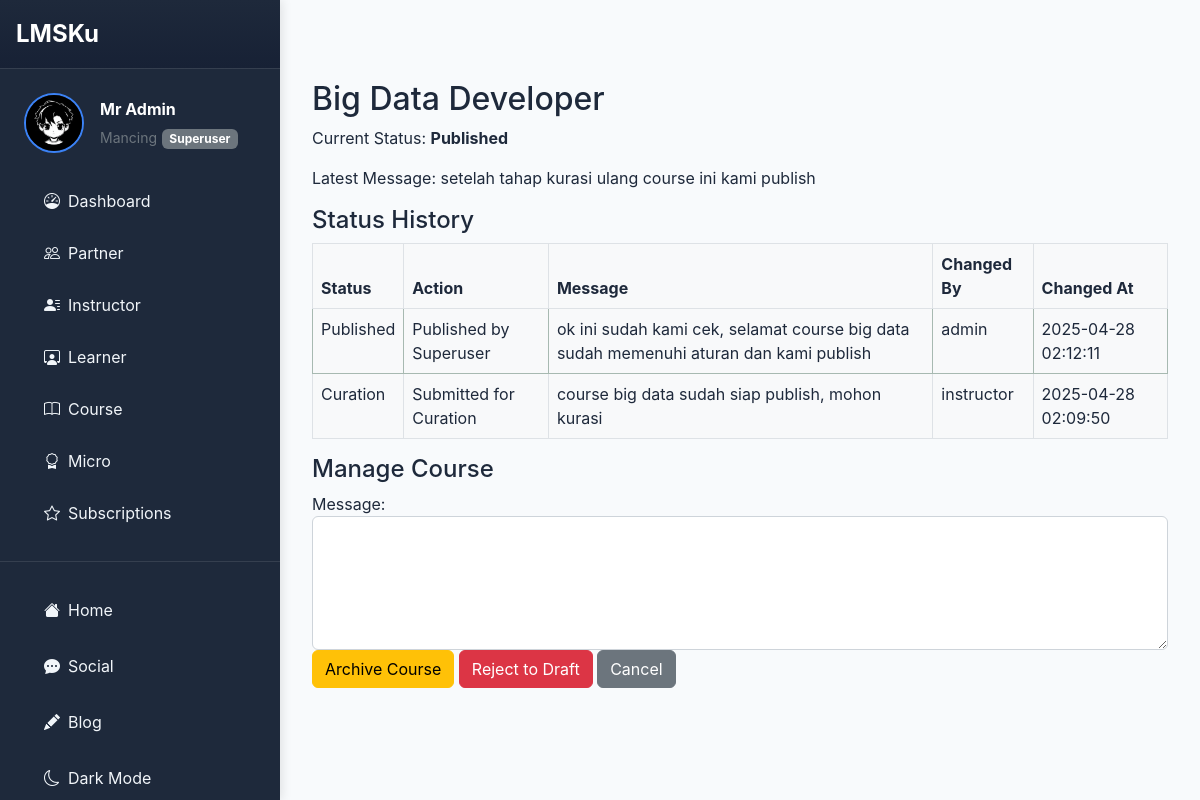
Before: /superuser/course/3/publish/ (signed in) with the older database file.
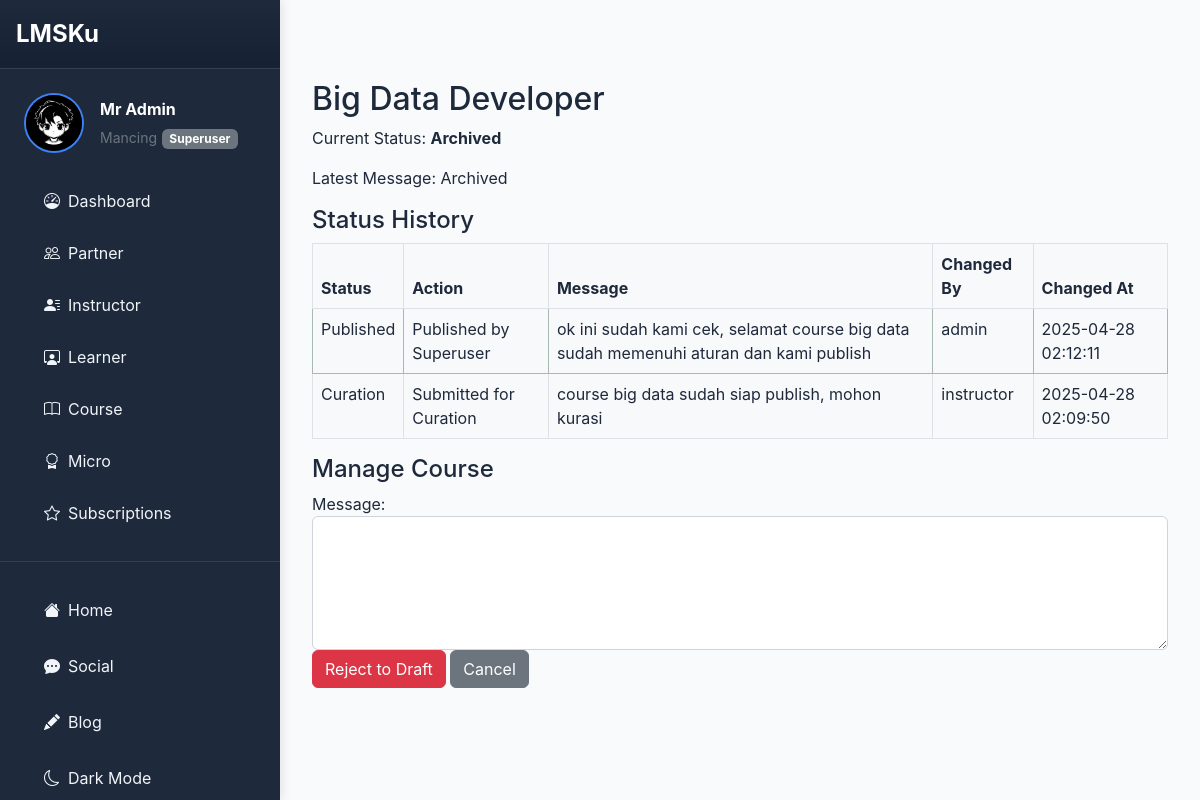
After: the same page with the newer database file.
### courses/models.py (models this page shows, shortened)
class Course(models.Model):
    choice_language = [
        ('ab', 'Abkhazian'),
        ('aa', 'Afar'),
        ('af', 'Afrikaans'),
        ('sq', 'Albanian'),
        ('am', 'Amharic'),
        ('ar', 'Arabic'),
        ('hy', 'Armenian'),
        ('as', 'Assamese'),
        ('av', 'Avaric'),
        ('ae', 'Avestan'),
        ('ay', 'Aymara'),
        ('az', 'Azerbaijani'),
        ('bm', 'Bambara'),
        ('ba', 'Bashkir'),
        ('eu', 'Basque'),
        ('be', 'Belarusian'),
        ('bn', 'Bengali'),
        ('bh', 'Bihari'),
        ('bi', 'Bislama'),
        ('bs', 'Bosnian'),
        ('br', 'Breton'),
        ('bg', 'Bulgarian'),
        ('my', 'Burmese'),
        ('ca', 'Catalan'),
        ('ch', 'Chamorro'),
        ('ce', 'Chechen'),
        ('ny', 'Chichewa'),
        ('zh', 'Chinese'),
        ('cu', 'Church Slavic'),
        ('cv', 'Chuvash'),
        ('kw', 'Cornish'),
        ('co', 'Corsican'),
        ('cr', 'Cree'),
        ('hr', 'Croatian'),
        ('cs', 'Czech'),
        ('da', 'Danish'),
        ('dv', 'Divehi'),
        ('nl', 'Dutch'),
        ('dz', 'Dzongkha'),
        ('en', 'English'),
        ('eo', 'Esperanto'),
        ('et', 'Estonian'),
        ('ee', 'Ewe'),
        ('fo', 'Faroese'),
        ('fj', 'Fijian'),
        ('fi', 'Finnish'),
        ('fr', 'French'),
        ('ff', 'Fulah'),
        ('de', 'German'),
        ('ga', 'Irish'),
        ('gl', 'Galician'),
        ('gn', 'Guarani'),
        ('gu', 'Gujarati'),
        ('ht', 'Haitian Creole'),
        ('ha', 'Hausa'),
        ('he', 'Hebrew'),
        ('hi', 'Hindi'),
        ('ho', 'Hiri Motu'),
        ('hu', 'Hungarian'),
        ('is', 'Icelandic'),
        ('id', 'Indonesian'),
        ('ia', 'Interlingua'),
        ('ie', 'Interlingue'),
        ('iu', 'Inuktitut'),
        ('it', 'Italian'),
        ('ja', 'Japanese'),
        ('jw', 'Javanese'),
        ('kn', 'Kannada'),
        ('kr', 'Kanuri'),
        ('ks', 'Kashmiri'),
        ('km', 'Khmer'),
        ('ki', 'Kikuyu'),
        ('rw', 'Kinyarwanda'),
        ('ky', 'Kyrgyz'),
        ('ko', 'Korean'),
        ('la', 'Latin'),
        ('lv', 'Latvian'),
        ('lt', 'Lithuanian'),
        ('lb', 'Luxembourgish'),
        ('mk', 'Macedonian'),
        ('ml', 'Malayalam'),
        ('mr', 'Marathi'),
        ('my', 'Mongolian'),
        ('ne', 'Nepali'),
        ('no', 'Norwegian'),
        ('oc', 'Occitan'),
        ('or', 'Odia'),
        ('om', 'Oromo'),
        ('ps', 'Pashto'),
        ('fa', 'Persian'),
        ('pl', 'Polish'),
        ('pt', 'Portuguese'),
        ('pa', 'Punjabi'),
        ('qu', 'Quechua'),
        ('ro', 'Romanian'),
        ('rm', 'Romansh'),
        ('ru', 'Russian'),
        ('sr', 'Serbian'),
        ('si', 'Sinhala'),
        ('sk', 'Slovak'),
        ('sl', 'Slovenian'),
        ('es', 'Spanish'),
        ('su', 'Sundanese'),
        ('sw', 'Swahili'),
        ('sv', 'Swedish'),
        ('tl', 'Tagalog'),
        ('tg', 'Tajik'),
        ('ta', 'Tamil'),
        ('te', 'Telugu'),
        ('th', 'Thai'),
        ('tr', 'Turkish'),
        ('uk', 'Ukrainian'),
        ('ur', 'Urdu'),
        ('uz', 'Uzbek'),
        ('vi', 'Vietnamese'),
        ('cy', 'Welsh'),
        ('xh', 'Xhosa'),
        ('yi', 'Yiddish'),
        ('zu', 'Zulu'),
    ]
    course_name = models.CharField(max_length=250)
    course_number = models.CharField(max_length=250, blank=True)
    course_run = models.CharField(max_length=250, blank=True)
    slug = models.CharField(max_length=250, blank=True)
    org_partner = models.ForeignKey(Partner, on_delete=models.CASCADE, related_name="courses")
    instructor = models.ForeignKey(Instructor, on_delete=models.CASCADE, related_name="courses", null=True)
    category = models.ForeignKey(Category, on_delete=models.CASCADE, related_name="category_courses")
    level = models.CharField(max_length=10, choices=[('basic', 'Basic'), ('middle', 'Middle'), ('advanced', 'Advanced')], default='basic', null=True, blank=True)
    status_course = models.ForeignKey(CourseStatus, on_delete=models.CASCADE, related_name="courses")  # Hubungkan dengan CourseStatus
    created_at = models.DateTimeField(auto_now_add=True)
    edited_on = models.DateTimeField(auto_now=True)
    image = models.ImageField(upload_to='courses/', blank=True, null=True)
    link_video = models.URLField(blank=True, null=True)
    description = models.TextField()
    sort_description = models.CharField(max_length=150, null=True, blank=True)
    hour = models.CharField(max_length=2, null=True, blank=True)
    author = models.ForeignKey(CustomUser, on_delete=models.CASCADE)
    language = models.CharField(
        max_length=2,
        choices=choice_language,
        default='id'  # Bahasa Indonesia sebagai default
    )
    start_date = models.DateField(null=True)
    end_date = models.DateField(null=True)
    start_enrol = models.DateField(null=True)
    end_enrol = models.DateField(null=True)

class CourseStatus(models.Model):
    STATUS_CHOICES = [
        ('draft', 'Draft'),
        ('curation', 'Curation'),
        ('published', 'Published'),
        ('archived', 'Archived'),
    ]
    status = models.CharField(max_length=20, choices=STATUS_CHOICES, default='draft')
    manual_message = models.TextField(blank=True, null=True)  # Pesan manual terkait status
    updated_at = models.DateTimeField(auto_now=True)

### instructor/views.py (the view, shortened to what this page needs)
# urls.py: path('superuser/course/<int:course_id>/publish/', views.superuser_publish_course, name='superuser_publish_course'),
@login_required
def superuser_publish_course(request, course_id):
    course = get_object_or_404(Course, id=course_id)
    if not request.user.is_superuser:
        raise PermissionDenied("You do not have permission to publish this course.")
    return render(request, 'partner/publish_course.html', {
        'course': course,
        'history': course.status_history.all()
    })

### authentication/context_processors.py (called while the page is built)
def search_history_context(request):
    search_history = []
    if request.user.is_authenticated:
        search_history = SearchHistory.objects.filter(user=request.user).order_by('-search_date')[:10]
    else:
        cache_key = f"search_history_anonymous_{request.session.session_key or 'default'}"
        search_history = cache.get(cache_key, [])
    return {
        'search_history': search_history
    }

### templates/partner/publish_course.html (shortened to what this page needs)
{% extends 'home/tes.html' %}
{% load static %}
{% block content %}
<div class="row justify-content-center">
<div class="container mt-5">
    <h2>{{ course.course_name }}</h2>
    <p>Current Status: <strong>{{ course.status_course.get_status_display }}</strong></p>
    <p>Latest Message: {{ course.status_course.manual_message|default:"No message" }}</p>
    <h4>Status History</h4>
    {% if history %}
    <table class="table table-bordered">
        <thead>
            <tr>
                <th>Status</th>
                <th>Action</th>
                <th>Message</th>
                <th>Changed By</th>
                <th>Changed At</th>
            </tr>
        </thead>
        <tbody>
            {% for entry in history %}
            <tr {% if entry.status == 'draft' and entry.changed_by.is_partner %}class="table-danger"{% elif entry.status == 'curation' and entry.changed_by.is_superuser %}class="table-danger"{% elif entry.status == 'published' and entry.changed_by.is_superuser %}class="table-success"{% elif entry.status == 'archived' %}class="table-secondary"{% endif %}>
                <td>{{ entry.get_status_display }}</td>
                <td>
                    {% if entry.status == 'curation' and entry.changed_by.is_instructor %}
                        Submitted for Curation
                    {% elif entry.status == 'curation' and entry.changed_by.is_partner %}
                        Accepted by Partner
                    {% elif entry.status == 'draft' and entry.changed_by.is_partner %}
                        Rejected by Partner
                    {% elif entry.status == 'published' and entry.changed_by.is_superuser %}
                        Published by Superuser
                    {% elif entry.status == 'curation' and entry.changed_by.is_superuser %}
                        Rejected by Superuser
                    {% elif entry.status == 'archived' and entry.changed_by.is_superuser %}
                        Archived by Superuser
                    {% elif entry.status == 'archived' %}
                        Archived Automatically
                    {% elif entry.status == 'draft' and entry.changed_by.is_superuser %}
                        Rejected to Draft by Superuser
                    {% else %}
                        Updated
                    {% endif %}
                </td>
                <td>{{ entry.manual_message|default:"No message" }}</td>
                <td>{{ entry.changed_by.username }}</td>
                <td>{{ entry.changed_at|date:"Y-m-d H:i:s" }}</td>
            </tr>
            {% endfor %}
        </tbody>
    </table>
    {% else %}
    <p>No status history available.</p>
    {% endif %}
    <h4>Manage Course</h4>
    <form method="post">
        <div class="form-group">
            <label for="message">Message:</label>
            <textarea name="message" id="message" class="form-control" rows="5"></textarea>
        </div>
        {% if course.status_course.status != 'archived' %}
        <button type="submit" name="action" value="superuser_archive" class="btn btn-warning" onclick="return confirm('Are you sure you want to archive this course?')">Archive Course</button>
        {% endif %}
        {% if course.status_course.status != 'draft' %}
        <button type="submit" name="action" value="superuser_reject_to_draft" class="btn btn-danger" onclick="return confirm('Are you sure you want to reject this course to Draft?')">Reject to Draft</button>
        {% endif %}
        <a href="{% url 'courses:studio' id=course.id %}" class="btn btn-secondary">Cancel</a>
    </form>
</div>
</div>
{% endblock %}

Changed rows visible on the page:
changed Course "Big Data Developer": status_course.status "Published" → "Archived"; status_course.manual_message "setelah tahap kurasi ulang course ini kami publish" → "Archived"; status_course_id 3 → 4 (drawn)
Other visible differences:
text no longer shown: "Archive Course"
